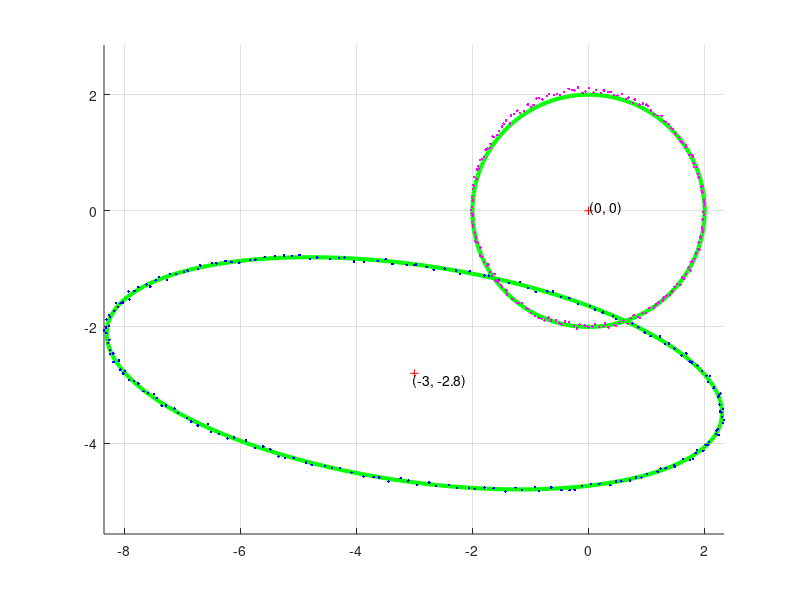

MATLAB code for this plot:
close;
clear;

% Generate Measurements
size = 200;
t = linspace(0,2*pi,size);
theta0 = pi/9;
x0_e = -3;
y0_e = -2.8;
a_e = 5.3;
b_e = 2;
noise = 0.05;
Bh = 2  % IGRF expected mag. field magnitude
        % Change to force a specificl magnitude fit


x = a_e*sin(t) + x0_e;
y = b_e*cos(t+theta0) + y0_e;

% Add noise
xn = x + noise * 2 * (rand(1, length(x))-.5);
yn = y + noise * 2 * (rand(1, length(y))-.5);


% Compute Bh field expected magnitude if not set
if( Bh == 0)
    Bh = mean(sqrt( ((xn-x0_e)).^2 + ((yn -y0_e)).^2 ) )
end

% Basis function Matrix
X_mat = [   xn.^2 ./yn.^2;   (xn.*yn) ./yn.^2;
            xn    ./yn.^2;   yn       ./yn.^2;
            1     ./yn.^2;
]';
% Least Square Estimate
P = -1 * inv(X_mat'*X_mat)*X_mat'*ones(1,size)';


% Get constant field magnitude
%Bh = mean(sqrt( x.^2 + y.^2))
%Bh = mean(sqrt((x(1) - x0_e).^2 + (y-y0_e).^2))

% Used in MATLAB to solve, but we can use symbolic solution direclty
if(0)
    syms Bh_2 Bx By Bmx Bmy a b rho y0 x0
    %Bh = mean(sqrt( (xn-x0_e).^2 + (yn -y0_e).^2 ) )
    [a_solve, b_solve, rho_solve, x0_solve, y0_solve] = ...
                solve( [    b^2/a^2 == P(1), 
                (-2*sin(rho)*a*b )/a^2== P(2),
                (2*sin(rho)*a*b*y0 - 2*b^2*x0 ) /a^2 == P(3),
                (2*sin(rho)*a*b*x0 - 2*a^2*y0 ) /a^2 == P(4),
                (a^2*y0^2 + b^2*x0^2 - 2*sin(rho)*a*b*x0*y0)/a^2 ...
                + b^2*(sin(rho)^2 - 1)*Bh_2 == P(5)
            ],'Real', true);
end

% Direct solutions:

AC = P(1); BC = P(2); DC = P(3); EC = P(4); FC = P(5);

if(1)
a_cor = double( -1 * (2*(AC*(FC*BC^2 - BC*DC*EC + DC^2 + AC*EC^2 ...
                    - 4*AC*FC))^(1/2)*(1/AC)^(1/2))/(Bh*BC^2 - 4*AC*Bh) ) 
b_cor = double( -1 * (2*(AC*(FC*BC^2 - BC*DC*EC + DC^2 + AC*EC^2 ...
                    - 4*AC*FC))^(1/2))/(Bh*BC^2 - 4*AC*Bh) )
x0_cor = double(  -(2*DC - BC*EC)/(- BC^2 + 4*AC) )
y0_cor = double( -(2*AC*EC - BC*DC)/(- BC^2 + 4*AC) )
rho_cor = double(pi + asin((BC*(1/AC)^(1/2))/2) )
end


% Fix the measured data with the correction factors

x_fixed = (xn - x0_cor) / a_cor;
y_fixed = -(y0_cor - yn + (b_cor*sin(rho_cor)*(xn - x0_cor))/a_cor)/ ...
        (b_cor*cos(rho_cor)); 


% standard ellipse for fixed data

x_nice = Bh*sin(t);
y_nice = Bh*cos(t);

    
    
    
% Compute percent error
factor_error_percent = abs([a_e - a_cor, b_e - b_cor, x0_e - x0_cor, ...
            y0_e - y0_cor, ... % angle shannanigans 
            theta0 - mod(rho_cor, pi) ]) * 100
    
% Print all the good stuff


figure
hold on
grid on
% plot measured
plot(x, y, 'g-', 'LineWidth', 3)
h1 = plot(xn, yn, 'b.');
plot(x0_e, y0_e, 'r+')
text(x0_e + 0.01*x0_e, y0_e + 0.05*y0_e, ['(' num2str(x0_e) ', ' num2str(y0_e) ')']);

% plot fixed
plot(x_nice, y_nice, 'g-', 'LineWidth', 3)
h2 = plot(x_fixed, y_fixed, 'm.');
plot(0, 0, 'r+')
text(0.01, 0.05, ['(0, 0)']);

axis equal
hold off

